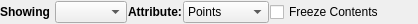
<ui version="4.0" >
 <class>ClientRecordViewDecorator</class>
 <widget class="QWidget" name="ClientRecordViewDecorator" >
  <property name="geometry" >
   <rect>
    <x>0</x>
    <y>0</y>
    <width>418</width>
    <height>24</height>
   </rect>
  </property>
  <property name="windowTitle" >
   <string>Form</string>
  </property>
  <layout class="QHBoxLayout" >
   <property name="spacing" >
    <number>1</number>
   </property>
   <property name="leftMargin" >
    <number>0</number>
   </property>
   <property name="topMargin" >
    <number>0</number>
   </property>
   <property name="rightMargin" >
    <number>0</number>
   </property>
   <property name="bottomMargin" >
    <number>0</number>
   </property>
   <item>
    <widget class="QLabel" name="label" >
     <property name="text" >
      <string>&lt;b>Showing  &lt;/b></string>
     </property>
    </widget>
   </item>
   <item>
    <widget class="pqOutputPortComboBox" name="Source" >
     <property name="sizeAdjustPolicy" >
      <enum>QComboBox::AdjustToContents</enum>
     </property>
    </widget>
   </item>
   <item>
    <widget class="QLabel" name="label_2" >
     <property name="text" >
      <string>&lt;b>   Attribute:&lt;/b></string>
     </property>
    </widget>
   </item>
   <item>
    <widget class="QComboBox" name="attribute_mode" >
     <property name="sizeAdjustPolicy" >
      <enum>QComboBox::AdjustToContents</enum>
     </property>
     <item>
      <property name="text" >
       <string>Points</string>
      </property>
     </item>
     <item>
      <property name="text" >
       <string>Cells</string>
      </property>
     </item>
     <item>
      <property name="text" >
       <string>Field Data</string>
      </property>
     </item>
     <item>
      <property name="text" >
       <string>Vertices</string>
      </property>
     </item>
     <item>
      <property name="text" >
       <string>Edges</string>
      </property>
     </item>
     <item>
      <property name="text" >
       <string>Rows</string>
      </property>
     </item>
    </widget>
   </item>
   <item>
    <widget class="QCheckBox" name="FreezeContents" >
     <property name="text" >
      <string>Freeze Contents</string>
     </property>
    </widget>
   </item>
   <item>
    <spacer>
     <property name="orientation" >
      <enum>Qt::Horizontal</enum>
     </property>
     <property name="sizeHint" >
      <size>
       <width>58</width>
       <height>23</height>
      </size>
     </property>
    </spacer>
   </item>
  </layout>
 </widget>
 <customwidgets>
  <customwidget>
   <class>pqOutputPortComboBox</class>
   <extends>QComboBox</extends>
   <header>pqOutputPortComboBox.h</header>
  </customwidget>
 </customwidgets>
 <resources>
  <include location="../pqComponents.qrc" />
 </resources>
 <connections/>
</ui>
